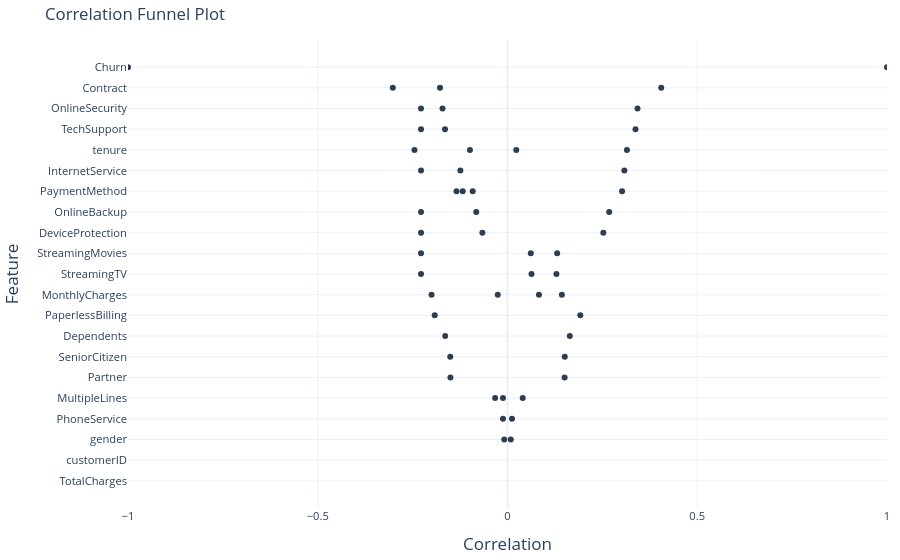

Write notebook code for a chart like this one.
### Code cell
plotly_from_dict(exploratory_agent.get_artifacts()['plotly_figure'])

### Figure 1 — Plotly figure (JSON) as saved in the notebook; plotly's stock layout.template omitted (floating-point values rounded to 4 significant figures)
{"data": [{"customdata": [["Yes"], ["No"], ["Month-to-month"], ["No"], ["No"], ["0.0_9.0"], ["Fiber optic"], ["Two year"], ["Electronic check"], ["No"], ["No"], ["55.0_72.0"], ["No internet service"], ["No internet service"], ["No internet service"], ["No"], ["No internet service"], ["No internet service"], ["No internet service"], ["18.2_35.5"], ["Yes"], ["No"], ["One year"], ["Yes"], ["Yes"], ["Yes"], ["No"], ["1"], ["0"], ["No"], ["Yes"], ["70.3_89.8"], ["Credit card (automatic)"], ["No"], ["No"], ["DSL"], ["Bank transfer (automatic)"], ["29.0_55.0"], ["Mailed check"], ["89.8_118.8"], ["Yes"], ["Yes"], ["Yes"], ["Yes"], ["Yes"], ["No"], ["35.5_70.3"], ["9.0_29.0"], ["Yes"], ["No"], ["No phone service"], ["Male"], ["Female"], ["-OTHER"], ["-OTHER"]], "hoverlabel": {"font": {"size": 11.2}}, "hovertemplate": "correlation=%{x:.3f}<br>feature=%{y}<br>bin=%{customdata[0]}<extra></extra>", "legendgroup": "", "marker": {"color": "#2c3e50", "opacity": 1, "symbol": "circle"}, "mode": "markers", "name": "", "orientation": "h", "showlegend": false, "text": ["Yes", "No", "Month-to-month", "No", "No", "0.0_9.0", "Fiber optic", "Two year", "Electronic check", "No", "No", "55.0_72.0", "No internet service", "No internet service", "No internet service", "No", "No internet service", "No internet service", "No internet service", "18.2_35.5", "Yes", "No", "One year", "Yes", "Yes", "Yes", "No", "1", "0", "No", "Yes", "70.3_89.8", "Credit card (automatic)", "No", "No", "DSL", "Bank transfer (automatic)", "29.0_55.0", "Mailed check", "89.8_118.8", "Yes", "Yes", "Yes", "Yes", "Yes", "No", "35.5_70.3", "9.0_29.0", "Yes", "No", "No phone service", "Male", "Female", "-OTHER", "-OTHER"], "type": "scatter", "x": [1.0, -1.0, 0.4051, 0.3426, 0.3373, 0.3147, 0.308, -0.3023, 0.3019, 0.268, 0.2525, -0.2451, -0.2279, -0.2279, -0.2279, -0.2279, -0.2279, -0.2279, -0.2279, -0.2002, 0.1918, -0.1918, -0.1778, -0.1712, -0.1647, -0.1642, 0.1642, 0.1509, -0.1509, 0.1504, -0.1504, 0.1432, -0.1343, 0.1308, 0.1289, -0.1242, -0.1179, -0.09895, -0.09168, 0.08283, -0.08225, -0.06616, 0.06323, 0.06138, 0.0401, -0.03257, -0.0257, 0.02314, 0.01194, -0.01194, -0.01194, -0.008612, 0.008612, NaN, NaN], "xaxis": "x", "y": ["Churn", "Churn", "Contract", "OnlineSecurity", "TechSupport", "tenure", "InternetService", "Contract", "PaymentMethod", "OnlineBackup", "DeviceProtection", "tenure", "OnlineBackup", "TechSupport", "OnlineSecurity", "InternetService", "DeviceProtection", "StreamingMovies", "StreamingTV", "MonthlyCharges", "PaperlessBilling", "PaperlessBilling", "Contract", "OnlineSecurity", "TechSupport", "Dependents", "Dependents", "SeniorCitizen", "SeniorCitizen", "Partner", "Partner", "MonthlyCharges", "PaymentMethod", "StreamingMovies", "StreamingTV", "InternetService", "PaymentMethod", "tenure", "PaymentMethod", "MonthlyCharges", "OnlineBackup", "DeviceProtection", "StreamingTV", "StreamingMovies", "MultipleLines", "MultipleLines", "MonthlyCharges", "tenure", "PhoneService", "PhoneService", "MultipleLines", "gender", "gender", "customerID", "TotalCharges"], "yaxis": "y"}], "layout": {"autosize": true, "font": {"size": 14}, "legend": {"font": {"size": 11.2}, "title": {"font": {"size": 11.2}}, "tracegroupgap": 0}, "margin": {"b": 40, "l": 10, "r": 10, "t": 40}, "showlegend": false, "title": {"font": {"size": 16.8}, "text": "Correlation Funnel Plot"}, "xaxis": {"anchor": "y", "domain": [0, 1], "range": [-1, 1], "showticklabels": true, "tickfont": {"size": 11.2}, "title": {"text": "Correlation"}, "visible": true}, "yaxis": {"anchor": "x", "autorange": "reversed", "domain": [0, 1], "tickfont": {"size": 11.2}, "title": {"text": "Feature"}}}}
